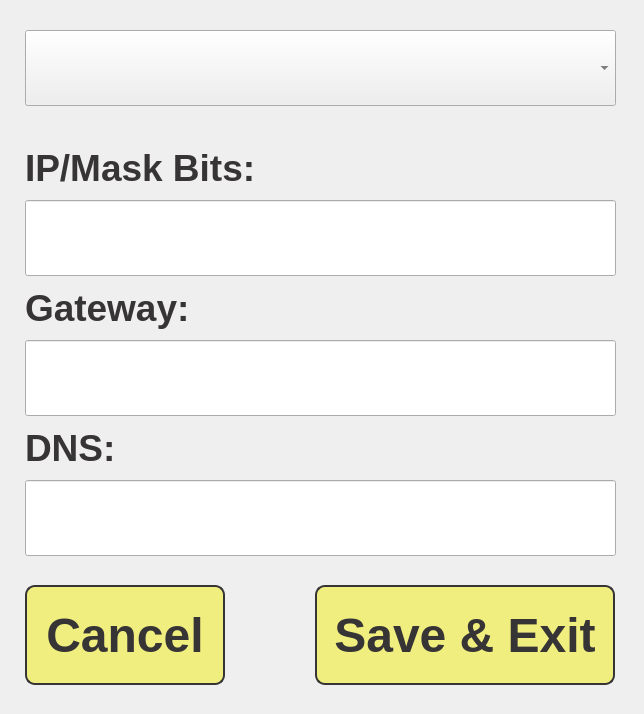
<?xml version="1.0" encoding="UTF-8"?>
<ui version="4.0">
 <class>LanDialog</class>
 <widget class="QDialog" name="LanDialog">
  <property name="geometry">
   <rect>
    <x>0</x>
    <y>0</y>
    <width>644</width>
    <height>714</height>
   </rect>
  </property>
  <property name="windowTitle">
   <string>Dialog</string>
  </property>
  <property name="styleSheet">
   <string notr="true"/>
  </property>
  <widget class="QLineEdit" name="ipEdit">
   <property name="geometry">
    <rect>
     <x>25</x>
     <y>200</y>
     <width>591</width>
     <height>76</height>
    </rect>
   </property>
   <property name="font">
    <font>
     <family>Liberation Sans</family>
     <pointsize>28</pointsize>
     <weight>75</weight>
     <bold>true</bold>
    </font>
   </property>
   <property name="styleSheet">
    <string notr="true">color: rgb(55, 52, 53);</string>
   </property>
  </widget>
  <widget class="QLineEdit" name="gwEdit">
   <property name="geometry">
    <rect>
     <x>25</x>
     <y>340</y>
     <width>591</width>
     <height>76</height>
    </rect>
   </property>
   <property name="font">
    <font>
     <family>Liberation Sans</family>
     <pointsize>28</pointsize>
     <weight>75</weight>
     <bold>true</bold>
    </font>
   </property>
   <property name="styleSheet">
    <string notr="true">color: rgb(55, 52, 53);</string>
   </property>
  </widget>
  <widget class="QComboBox" name="comboBox">
   <property name="geometry">
    <rect>
     <x>25</x>
     <y>30</y>
     <width>591</width>
     <height>76</height>
    </rect>
   </property>
   <property name="font">
    <font>
     <family>Liberation Sans</family>
     <pointsize>26</pointsize>
     <weight>75</weight>
     <bold>true</bold>
    </font>
   </property>
   <property name="styleSheet">
    <string notr="true">color: rgb(55, 52, 53);</string>
   </property>
   <property name="currentText">
    <string/>
   </property>
   <property name="currentIndex">
    <number>-1</number>
   </property>
  </widget>
  <widget class="QPushButton" name="cancelButton">
   <property name="geometry">
    <rect>
     <x>25</x>
     <y>585</y>
     <width>200</width>
     <height>100</height>
    </rect>
   </property>
   <property name="minimumSize">
    <size>
     <width>200</width>
     <height>100</height>
    </size>
   </property>
   <property name="font">
    <font>
     <family>Liberation Sans</family>
     <pointsize>36</pointsize>
     <weight>75</weight>
     <bold>true</bold>
    </font>
   </property>
   <property name="styleSheet">
    <string notr="true">background-color: rgb(240, 238, 126);
border-radius: 10px;
border:2px solid rgb(55, 52, 53);
color: rgb(55, 52, 53);</string>
   </property>
   <property name="text">
    <string>Cancel</string>
   </property>
  </widget>
  <widget class="QPushButton" name="saveButton">
   <property name="geometry">
    <rect>
     <x>315</x>
     <y>585</y>
     <width>300</width>
     <height>100</height>
    </rect>
   </property>
   <property name="minimumSize">
    <size>
     <width>300</width>
     <height>100</height>
    </size>
   </property>
   <property name="font">
    <font>
     <family>Liberation Sans</family>
     <pointsize>36</pointsize>
     <weight>75</weight>
     <bold>true</bold>
    </font>
   </property>
   <property name="styleSheet">
    <string notr="true">background-color: rgb(240, 238, 126);
border-radius: 10px;
border:2px solid rgb(55, 52, 53);
color: rgb(55, 52, 53);</string>
   </property>
   <property name="text">
    <string>Save &amp;&amp; Exit</string>
   </property>
  </widget>
  <widget class="QLabel" name="lanLabel1">
   <property name="geometry">
    <rect>
     <x>25</x>
     <y>140</y>
     <width>236</width>
     <height>56</height>
    </rect>
   </property>
   <property name="font">
    <font>
     <family>Liberation Sans</family>
     <pointsize>28</pointsize>
     <weight>75</weight>
     <bold>true</bold>
    </font>
   </property>
   <property name="styleSheet">
    <string notr="true">color: rgb(55, 52, 53);</string>
   </property>
   <property name="text">
    <string>IP/Mask Bits:</string>
   </property>
   <property name="alignment">
    <set>Qt::AlignLeading|Qt::AlignLeft|Qt::AlignVCenter</set>
   </property>
  </widget>
  <widget class="QLabel" name="lanLabel2">
   <property name="geometry">
    <rect>
     <x>25</x>
     <y>280</y>
     <width>201</width>
     <height>56</height>
    </rect>
   </property>
   <property name="font">
    <font>
     <family>Liberation Sans</family>
     <pointsize>28</pointsize>
     <weight>75</weight>
     <bold>true</bold>
    </font>
   </property>
   <property name="styleSheet">
    <string notr="true">color: rgb(55, 52, 53);</string>
   </property>
   <property name="text">
    <string>Gateway:</string>
   </property>
   <property name="alignment">
    <set>Qt::AlignLeading|Qt::AlignLeft|Qt::AlignVCenter</set>
   </property>
  </widget>
  <widget class="QLineEdit" name="dnsEdit">
   <property name="geometry">
    <rect>
     <x>25</x>
     <y>480</y>
     <width>591</width>
     <height>76</height>
    </rect>
   </property>
   <property name="font">
    <font>
     <family>Liberation Sans</family>
     <pointsize>28</pointsize>
     <weight>75</weight>
     <bold>true</bold>
    </font>
   </property>
   <property name="styleSheet">
    <string notr="true">color: rgb(55, 52, 53);</string>
   </property>
  </widget>
  <widget class="QLabel" name="lanLabel3">
   <property name="geometry">
    <rect>
     <x>25</x>
     <y>420</y>
     <width>201</width>
     <height>56</height>
    </rect>
   </property>
   <property name="font">
    <font>
     <family>Liberation Sans</family>
     <pointsize>28</pointsize>
     <weight>75</weight>
     <bold>true</bold>
    </font>
   </property>
   <property name="styleSheet">
    <string notr="true">color: rgb(55, 52, 53);</string>
   </property>
   <property name="text">
    <string>DNS:</string>
   </property>
   <property name="alignment">
    <set>Qt::AlignLeading|Qt::AlignLeft|Qt::AlignVCenter</set>
   </property>
  </widget>
  <widget class="QPushButton" name="gwButton">
   <property name="geometry">
    <rect>
     <x>25</x>
     <y>340</y>
     <width>591</width>
     <height>76</height>
    </rect>
   </property>
   <property name="styleSheet">
    <string notr="true">background-color: rgba(196, 255, 157, 0);
border: 0px
</string>
   </property>
   <property name="text">
    <string/>
   </property>
  </widget>
  <widget class="QPushButton" name="dnsButton">
   <property name="geometry">
    <rect>
     <x>25</x>
     <y>480</y>
     <width>591</width>
     <height>76</height>
    </rect>
   </property>
   <property name="styleSheet">
    <string notr="true">background-color: rgba(196, 255, 157, 0);
border: 0px
</string>
   </property>
   <property name="text">
    <string/>
   </property>
  </widget>
  <widget class="QPushButton" name="ipButton">
   <property name="geometry">
    <rect>
     <x>25</x>
     <y>200</y>
     <width>591</width>
     <height>76</height>
    </rect>
   </property>
   <property name="styleSheet">
    <string notr="true">background-color: rgba(196, 255, 157, 0);
border: 0px
</string>
   </property>
   <property name="text">
    <string/>
   </property>
  </widget>
 </widget>
 <resources>
  <include location="diagnostics_res.qrc"/>
 </resources>
 <connections/>
</ui>
